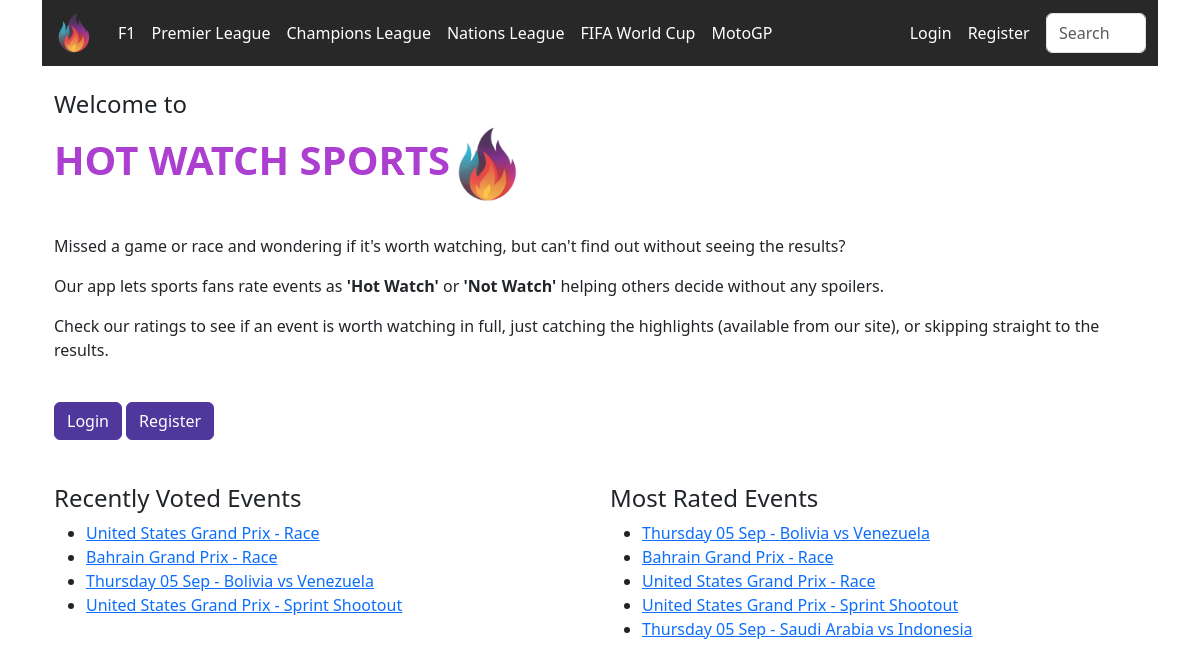
The page / on the database its author committed.
### core/models.py (models this page shows, shortened)
class Event(models.Model):
    event_list = models.ForeignKey(Competition, on_delete=models.CASCADE, related_name='events')
    event_type = models.CharField(max_length=50)  # e.g., 'race', 'qualifying', 'sprint', 'sprint shootout', 'match'.
    date_time = models.DateTimeField()
    idEvent = models.CharField(max_length=255, default="")
    video_id = models.CharField(max_length=255, null=True, default="")
    is_finished = models.BooleanField(default=False)

class Competition(models.Model):
    league = models.CharField(max_length=255, default="")
    name = models.CharField(max_length=255)
    date = models.DateField()

### home/views.py (the view)
# urls.py: path('', views.HomeView.as_view(), name='home'),
class HomeView(View):
    def get(self, request):
        print(request.get_host())
        host = request.get_host()
        islocal = host.find('localhost') >= 0 or host.find('127.0.0.1') >= 0
        context = {
            'installed': settings.INSTALLED_APPS,
            'islocal': islocal
        }
        recent_ratings = Rating.objects.all().order_by('-id')[:5]
        recent_voted_events = []
        for rating in recent_ratings:
            if rating.event not in recent_voted_events:
                recent_voted_events.append(rating.event)
        most_rated_events = Event.objects.annotate(
            total_votes=ExpressionWrapper(
                models.F('rating__five_stars') + models.F('rating__four_stars') + models.F('rating__three_stars') + models.F('rating__two_stars') + models.F('rating__one_star'),
                output_field=models.IntegerField()
            )
        ).order_by('-total_votes')[:5]
        context = {
            'recent_voted_events': recent_voted_events,
            'most_rated_events': most_rated_events,
        }
        return render(request, 'home/main.html', context)

### home/templates/home/main.html (shortened to what this page needs)
{% extends 'base.html' %}
{% block content %}
<div class="container">
    <br>
    {% include 'core/welcome.html' %}
    {% if user.is_authenticated %}
    {% else %}
        <nav>
            <a href="{% url 'accounts:login' %}" class="btn btn-primary text-white">Login</a>
            <a href="{% url 'accounts:register' %}" class="btn btn-primary text-white">Register</a>
        </nav>
        <br>
    {% endif %}
    <div class="events-container">
        <div class="events-list-left">
            <h4>Recently Voted Events</h4>
            <ul>
                {% for event in recent_voted_events %}
                    <li>
                        <a href="{% url 'core:event' event.id %}"> {{ event.event_list.name }} - {{ event.event_type }}</a>
                    </li>
                {% endfor %}
            </ul>
        </div>
        <div class="events-list-right">
            <h4>Most Rated Events</h4>
            <ul>
                {% for event in most_rated_events %}
                    <li>
                        <a href="{% url 'core:event' event.id %}"> {{ event.event_list.name }} - {{ event.event_type }}</a>
                    </li>
                {% endfor %}
            </ul>
        </div>
    </div>
</div>
{% endblock%}

### home/templates/base.html (shortened to what this page needs)
{% extends "base_bootstrap.html" %}
{% load static %}
{% block navbar %}
<nav class="navbar navbar-expand-lg navbar-dark bg-dark">
    <div class="container-fluid">
        <a class="navbar-brand" href="{% url 'home' %}">
          <img src="{% static 'img/android-chrome-192x192.png' %}" alt="HOT WATCH SPORTS">
        </a>
        <div class="collapse navbar-collapse" id="navbarNav">
            <ul class="navbar-nav">
                <li class="nav-item {% if request.get_full_path == f1 %}active{% endif %}">
                    <a class="nav-link" href="{% url 'core:competition_schedule' league='Formula 1' %}">F1</a>
                </li>
                <li class="nav-item {% if request.get_full_path == premier %}active{% endif %}">
                    <a class="nav-link" href="{% url 'core:competition_schedule' league='English Premier League' %}">Premier League</a>
                </li>
                <li class="nav-item {% if request.get_full_path == champions %}active{% endif %}">
                    <a class="nav-link" href="{% url 'core:competition_schedule' league='UEFA Champions League' %}">Champions League</a>
                </li>
                <li class="nav-item {% if request.get_full_path == nations %}active{% endif %}">
                    <a class="nav-link" href="{% url 'core:competition_schedule' league='UEFA Nations League' %}">Nations League</a>
                </li>
                <li class="nav-item {% if request.get_full_path == worldcup %}active{% endif %}">
                    <a class="nav-link" href="{% url 'core:competition_schedule' league='FIFA World Cup' %}">FIFA World Cup</a>
                </li>
                <li class="nav-item {% if request.get_full_path == motogp %}active{% endif %}">
                    <a class="nav-link" href="{% url 'core:competition_schedule' league='MotoGP' %}">MotoGP</a>
                </li>
            </ul>
            <ul class="navbar-nav ms-auto">
                {% if user.is_authenticated %}
                    <li class="nav-item">
                        <a class="nav-link" href="#">Hi {{ user.username }}</a>
                    </li>
                    <li class="nav-item">
                        <a class="nav-link" href="{% url 'accounts:logout' %}?next={{ request.path }}">Logout</a>
                    </li>
                {% else %}
                    <li class="nav-item">
                        <a class="nav-link" href="{% url 'accounts:login' %}?next={{ request.path }}">Login</a>
                    </li>
                    <li class="nav-item">
                        <a class="nav-link" href="{% url 'accounts:register' %}?next={{ request.path }}">Register</a>
                    </li>
                {% endif %}
                {% include 'core/search.html' %}
            </ul>
        </div>
    </div>
</nav>
{% endblock %}

### home/templates/base_bootstrap.html (shortened to what this page needs)
{% load static %}
<!DOCTYPE html>
<html lang="en">
<head>
    <link rel="stylesheet" href="https://cdnjs.cloudflare.com/ajax/libs/bootstrap/5.3.0/css/bootstrap.min.css">
    <link rel="stylesheet" href="https://code.jquery.com/ui/1.12.1/themes/ui-lightness/jquery-ui.css">
    <link rel="stylesheet" href="https://cdnjs.cloudflare.com/ajax/libs/font-awesome/5.15.4/css/all.min.css">
    <link rel="stylesheet" href="{% static 'css/main.css' %}">
</head>
<body>
<div class="container">
    {% block navbar %} {% endblock %}
    {% block content %} {% endblock %}
</div>
</body>
</html>

### core/templates/core/search.html
<br>
<form method="get" action="{% url 'core:search' %}" class="d-inline-flex">
    <input type="text" name="q" placeholder="Search" class="form-control search-input">
</form>

### core/templates/core/welcome.html
{% load static %}
<h4>Welcome to</h4>
<h1 style="font-weight: bold; color: var(--light-purple);">HOT WATCH SPORTS<img src="{% static 'img/android-chrome-192x192.png' %}" style="width: 75px;"></h1>
    <br>
    <p>Missed a game or race and wondering if it's worth watching, but can't find out without seeing the results?</p>
    <p>Our app lets sports fans rate events as <strong>'Hot Watch'</strong> or <strong>'Not Watch'</strong> helping others decide without any spoilers.</p>
    <p>Check our ratings to see if an event is worth watching in full, just catching the highlights (available from our site), or skipping straight to the results.</p>
    <br>

### static/css/main.css (style rules this page uses)
:root { --dark-purple: #4f379c ; --light-purple: #ac3fd0; --five-star-pink: #ee35b9; --four-star-burnt: #f37484; --three-star-orange: #f6933f; --two-star-ocean: #95d0bb; --one-star-ice: #24e4e7; --bright-white: #ffffff; --light-orange: #ffedc3; --light-grey: #d9d9d9; --dark-grey: #282828; }
body { overflow-y: scroll; }
.btn-primary { background-color: var(--dark-purple); border-color: var(--dark-purple); }
.navbar-brand img { width: 40px; }
.navbar-dark { background-color: var(--dark-grey) !important; }
.navbar-dark .nav-link { color: var(--bright-white); }
.search-input { width: 100px; }
.events-container { display: flex; justify-content: space-between; gap: 20px; margin-top: 20px; }
.events-list-left, .events-list-right { flex: 1; min-width: 300px; }

### rows shown on the page
Event: event_list.name "United States Grand Prix", event_type "Race"
Event: event_list.name "Bahrain Grand Prix", event_type "Race"
Event: event_list.name "Thursday 05 Sep", event_type "Bolivia vs Venezuela"
Event: event_list.name "United States Grand Prix", event_type "Sprint Shootout"
Event: event_list.name "Thursday 05 Sep", event_type "Saudi Arabia vs Indonesia"
